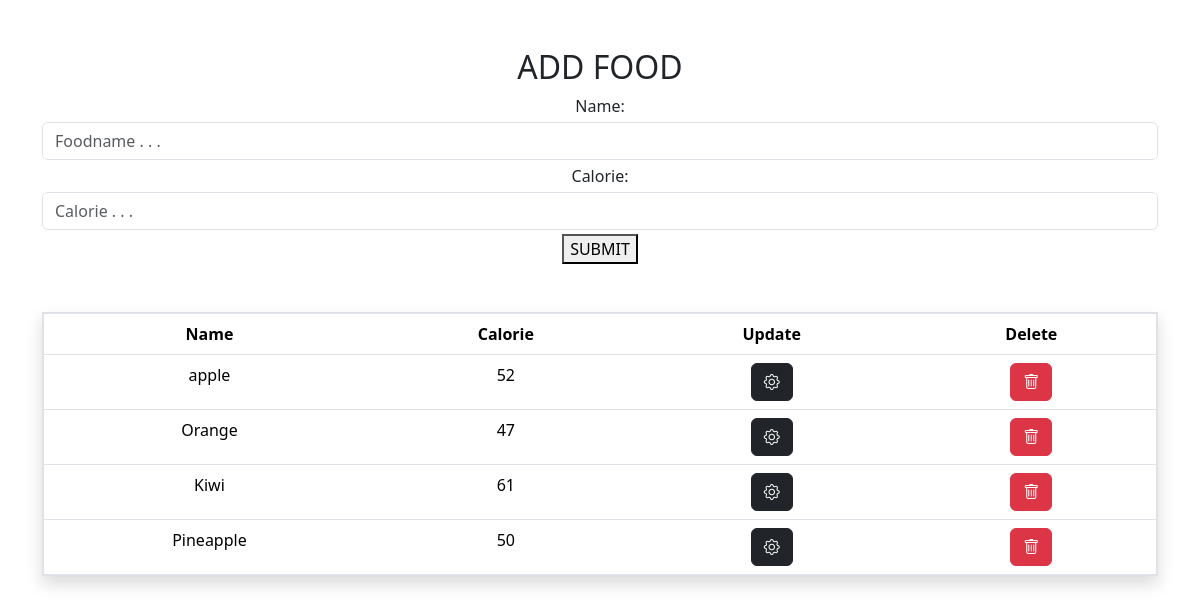
The app's page /addfood/, older data.
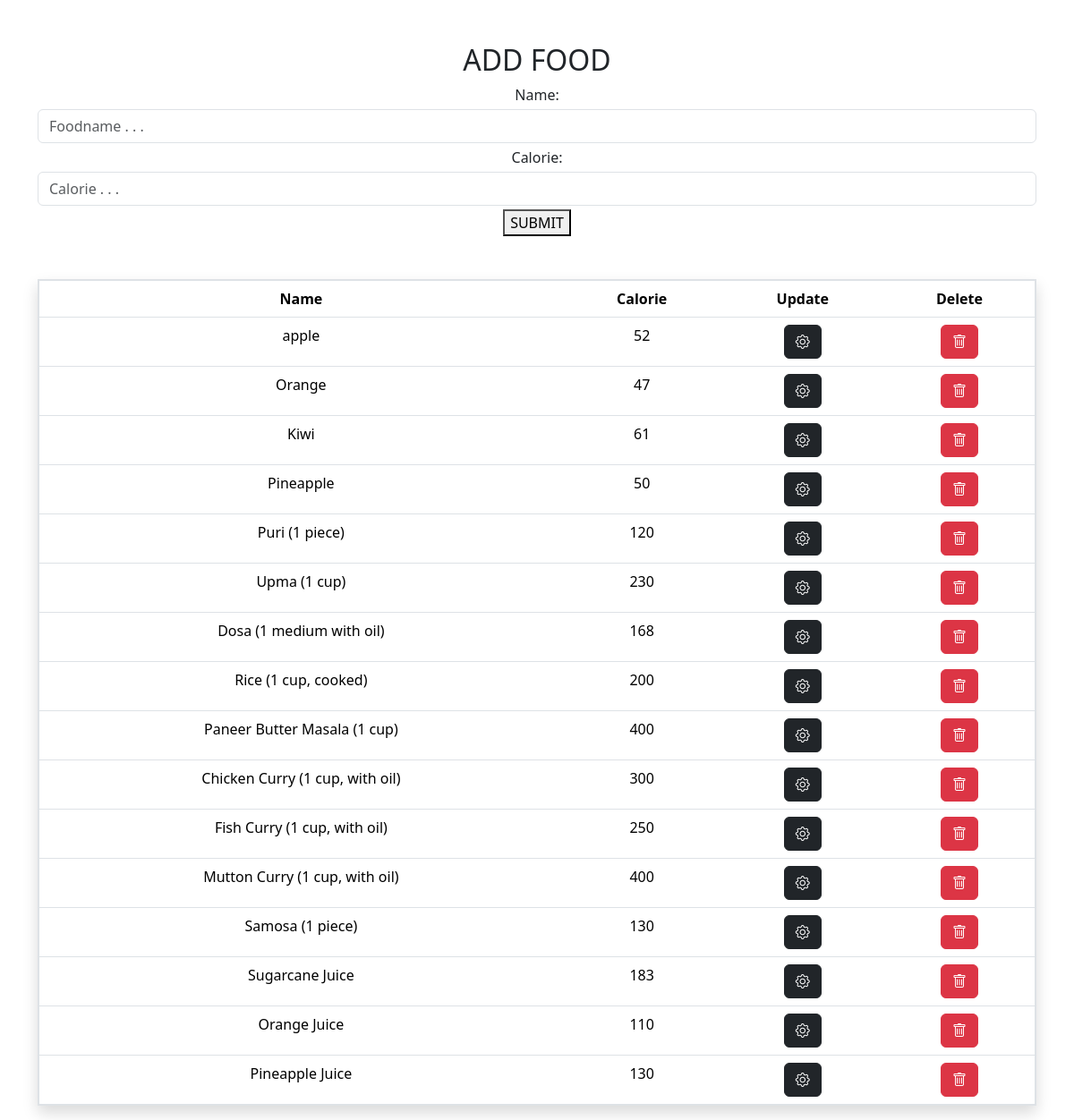
The same page, newer data.
### web/models.py (models this page shows, shortened)
class Foods(models.Model):
    name=models.CharField(max_length=50,db_index=True,unique=True)
    calorie=models.PositiveIntegerField()

### web/views.py (the view, shortened to what this page needs)
# urls.py: path('addfood/',Add_Food.as_view(),name='addfood'),
class Add_Food(View):
    def get(self,request,*args,**kwargs):
        form=FoodForm
        data=Foods.objects.all()
        return render(request,"food.html",{"form":form,'data':data})

### web/templates/food.html (shortened to what this page needs)
<!DOCTYPE html>
<html lang="en">
<head>
    <link href="https://cdn.jsdelivr.net/npm/bootstrap@5.3.3/dist/css/bootstrap.min.css" rel="stylesheet"
>
    <link rel="stylesheet" href="https://cdn.jsdelivr.net/npm/bootstrap-icons@1.11.3/font/bootstrap-icons.min.css">
</head>
<body>
    <div class="container text-center mt-5">
        <h2>ADD FOOD</h2>
        <form action="" method="post">
            {{form}}
            <button type="submit">SUBMIT</button>
        </form>
    </div>
    <div class="container">
        <table class="text-center table table-hover border border-2 solid shadow mt-5">
            <tr>
                <th>Name</th>
                <th>Calorie </th>
                <th>Update</th>
                <th>Delete</th>
            </tr>
            <tbody>
                {% for i in data %}
                <tr>
                    <td>{{i.name}}</td>
                    <td>{{i.calorie}}</td>
                    <td><a href="{% url 'updatefood' i.id %}"><i class="bi bi-gear btn btn-dark"></i></a></td>
                    <td><a href="{%url 'deletefood' i.id %}"><i class="bi bi-trash btn btn-danger"></i></a></td>
                </tr>
                {% endfor %}
            </tbody>
        </table>
    </div>
</body>
</html>

Row changes from the older to the newer data that the page shows:
added Foods: name "Puri (1 piece)", calorie "120"
added Foods: name "Upma (1 cup)", calorie "230"
added Foods: name "Dosa (1 medium with oil)", calorie "168"
added Foods: name "Rice (1 cup, cooked)", calorie "200"
added Foods: name "Paneer Butter Masala (1 cup)", calorie "400"
added Foods: name "Chicken Curry (1 cup, with oil)", calorie "300"
added Foods: name "Fish Curry (1 cup, with oil)", calorie "250"
added Foods: name "Mutton Curry (1 cup, with oil)", calorie "400"
added Foods: name "Samosa (1 piece)", calorie "130"
added Foods: name "Sugarcane Juice", calorie "183"
added Foods: name "Orange Juice", calorie "110"
added Foods: name "Pineapple Juice", calorie "130"
